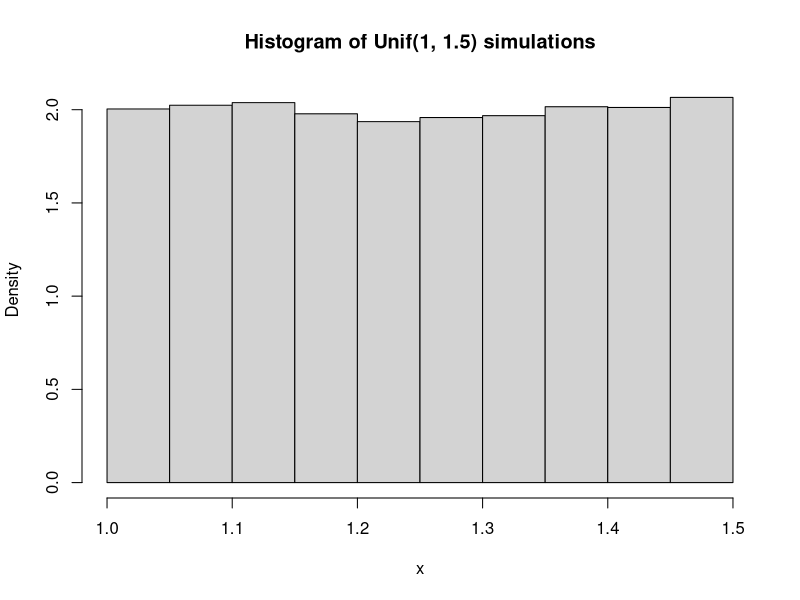
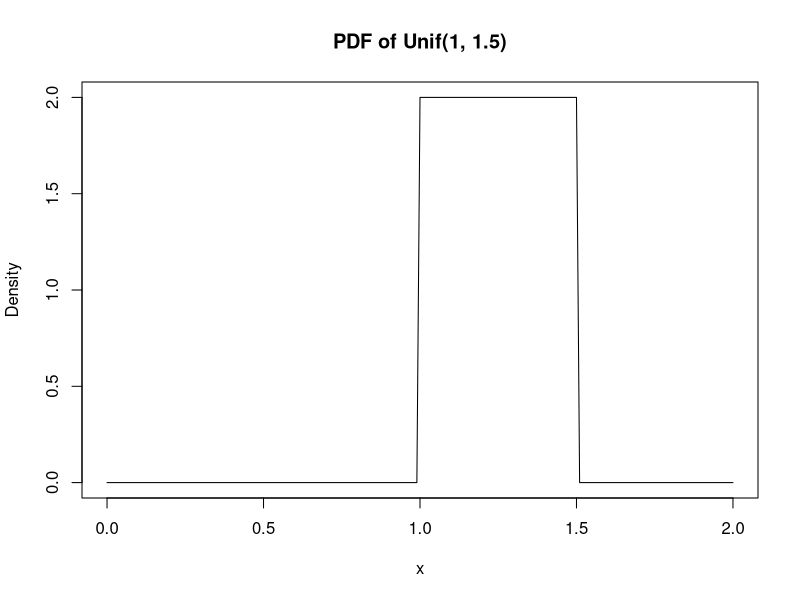
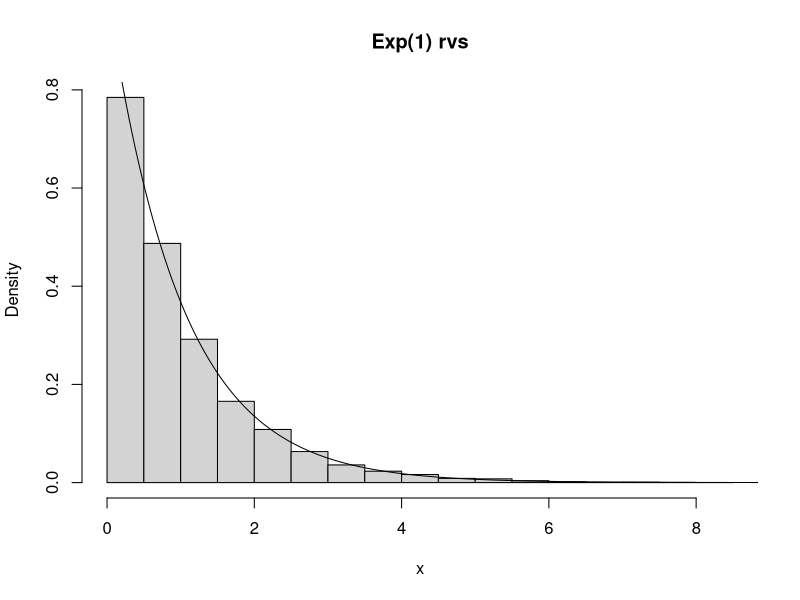
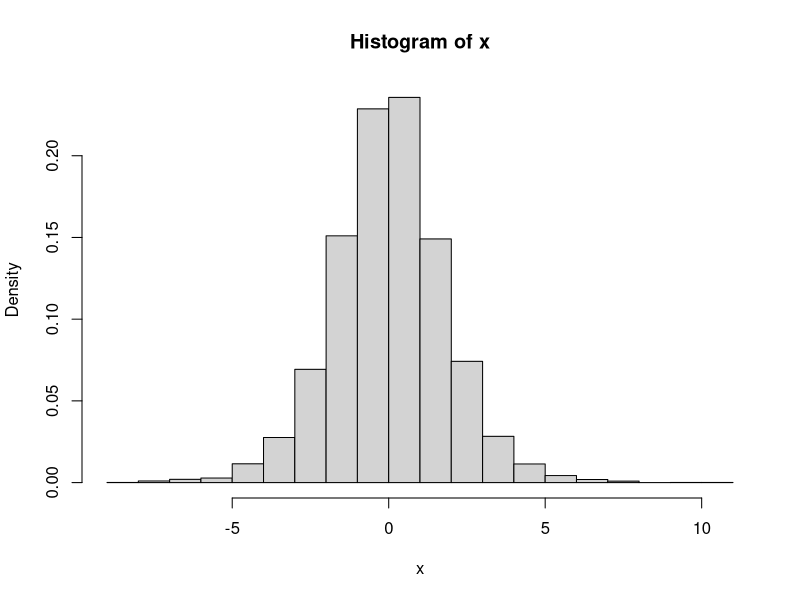

The R script that drew these images, in order:
## ---- chunk 1
knitr::opts_chunk$set(echo = TRUE, fig.height = 2.75, fig.width = 4)
## ---- chunk 2
# X ~ N(0, 4) -> What is P(X <= 1)?
pnorm(1, 0, sqrt(4))
## ---- chunk 3
# Generate 10 random variables from the Unif(0,1) distribution:
runif(10, min = 0, max = 1)

# X ~ Exp(2). What is f(1)?
dexp(1, 2)

# Obtain median of standard normal
qnorm(0.5, 0, 1)
## ---- chunk 4
# simulate lots and lots of Unif(1, 1.5) rvs
sims <- runif(10000, 1, 1.5)

# turn y-axis into a density
hist(x = sims,  xlab = "x", main = "Histogram of Unif(1, 1.5) simulations",
     freq = F)
## ---- chunk 5
# create a sequence of values from 0 and 10 at equally-size 0.01 increments
x_seq <- seq(0, 2, 0.01)

# evaluate PDF of interest at each value in x_seq
f <- dunif(x_seq, 1, 1.5)

# type = "l" turns into lines
plot(x = x_seq, y = f, xlab = "x", ylab = "Density", main = "PDF of Unif(1, 1.5)",
     type = "l")
## ---- chunk 6
# generate lots of Unif(0,1) rvs
u <- runif(10000, min = 0, max = 1)

# use inverse CDF that we derived
lambda <- 1
x <- (-1/lambda) * log(1 - u)

# let's visualize them:
hist(x, xlab = "x", main = "Exp(1) rvs", freq = F)

# let's add the following to to double check
x_seq <- seq(0, 10, 0.01)
f <- dexp(x_seq, rate = lambda)
lines(x_seq, f, type = "l")
## ---- chunk 7
# F = e^x / (1 + e^x)
u <- runif(10000, 0, 1)
x <- log(u/(1-u))
hist(x, freq = F)
